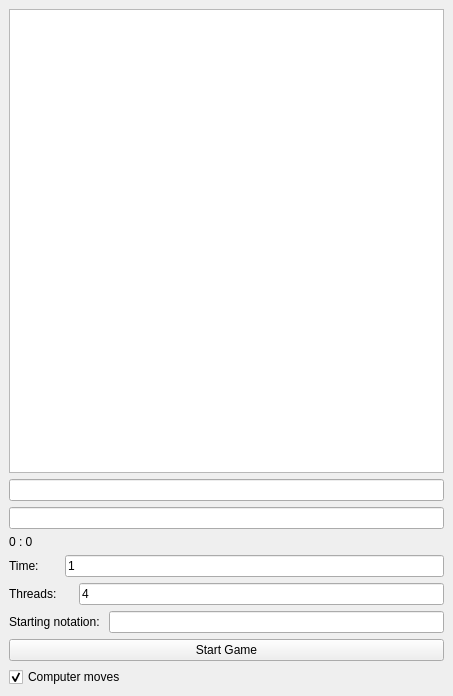
<?xml version="1.0" encoding="UTF-8"?>
<ui version="4.0">
 <class>SecondWindow</class>
 <widget class="QMainWindow" name="SecondWindow">
  <property name="geometry">
   <rect>
    <x>0</x>
    <y>0</y>
    <width>453</width>
    <height>696</height>
   </rect>
  </property>
  <property name="windowTitle">
   <string>Ya Paper Soccer</string>
  </property>
  <widget class="QWidget" name="centralwidget">
   <layout class="QGridLayout" name="gridLayout">
    <item row="0" column="0">
     <layout class="QVBoxLayout" name="verticalLayout">
      <item>
       <widget class="QTextEdit" name="textEdit">
        <property name="enabled">
         <bool>true</bool>
        </property>
        <property name="readOnly">
         <bool>true</bool>
        </property>
        <property name="html">
         <string>&lt;!DOCTYPE HTML PUBLIC &quot;-//W3C//DTD HTML 4.0//EN&quot; &quot;http://www.w3.org/TR/REC-html40/strict.dtd&quot;&gt;
&lt;html&gt;&lt;head&gt;&lt;meta name=&quot;qrichtext&quot; content=&quot;1&quot; /&gt;&lt;meta charset=&quot;utf-8&quot; /&gt;&lt;style type=&quot;text/css&quot;&gt;
p, li { white-space: pre-wrap; }
hr { height: 1px; border-width: 0; }
li.unchecked::marker { content: &quot;\2610&quot;; }
li.checked::marker { content: &quot;\2612&quot;; }
&lt;/style&gt;&lt;/head&gt;&lt;body style=&quot; font-family:'Noto Sans'; font-size:10pt; font-weight:400; font-style:normal;&quot;&gt;
&lt;p style=&quot;-qt-paragraph-type:empty; margin-top:0px; margin-bottom:0px; margin-left:0px; margin-right:0px; -qt-block-indent:0; text-indent:0px;&quot;&gt;&lt;br /&gt;&lt;/p&gt;&lt;/body&gt;&lt;/html&gt;</string>
        </property>
       </widget>
      </item>
      <item>
       <widget class="QLineEdit" name="lineEdit">
        <property name="readOnly">
         <bool>true</bool>
        </property>
       </widget>
      </item>
      <item>
       <widget class="QLineEdit" name="lineEdit_2"/>
      </item>
      <item>
       <widget class="QLabel" name="statsLabel">
        <property name="text">
         <string>0 : 0</string>
        </property>
       </widget>
      </item>
      <item>
       <layout class="QHBoxLayout" name="horizontalLayout">
        <item>
         <widget class="QLabel" name="label">
          <property name="text">
           <string>Time:      </string>
          </property>
         </widget>
        </item>
        <item>
         <widget class="QLineEdit" name="timeEdit">
          <property name="sizePolicy">
           <sizepolicy hsizetype="Expanding" vsizetype="Fixed">
            <horstretch>0</horstretch>
            <verstretch>0</verstretch>
           </sizepolicy>
          </property>
          <property name="text">
           <string>1</string>
          </property>
         </widget>
        </item>
       </layout>
      </item>
      <item>
       <layout class="QHBoxLayout" name="horizontalLayout_2">
        <item>
         <widget class="QLabel" name="label_2">
          <property name="text">
           <string>Threads:     </string>
          </property>
         </widget>
        </item>
        <item>
         <widget class="QLineEdit" name="threadEdit">
          <property name="text">
           <string>4</string>
          </property>
         </widget>
        </item>
       </layout>
      </item>
      <item>
       <layout class="QHBoxLayout" name="horizontalLayout_3">
        <item>
         <widget class="QLabel" name="label_3">
          <property name="text">
           <string>Starting notation: </string>
          </property>
         </widget>
        </item>
        <item>
         <widget class="QLineEdit" name="notationEdit"/>
        </item>
       </layout>
      </item>
      <item>
       <widget class="QPushButton" name="startBtn">
        <property name="text">
         <string>Start Game</string>
        </property>
       </widget>
      </item>
     </layout>
    </item>
    <item row="1" column="0">
     <widget class="QCheckBox" name="checkBox">
      <property name="text">
       <string>Computer moves</string>
      </property>
      <property name="checked">
       <bool>true</bool>
      </property>
     </widget>
    </item>
   </layout>
  </widget>
 </widget>
 <resources/>
 <connections/>
</ui>
